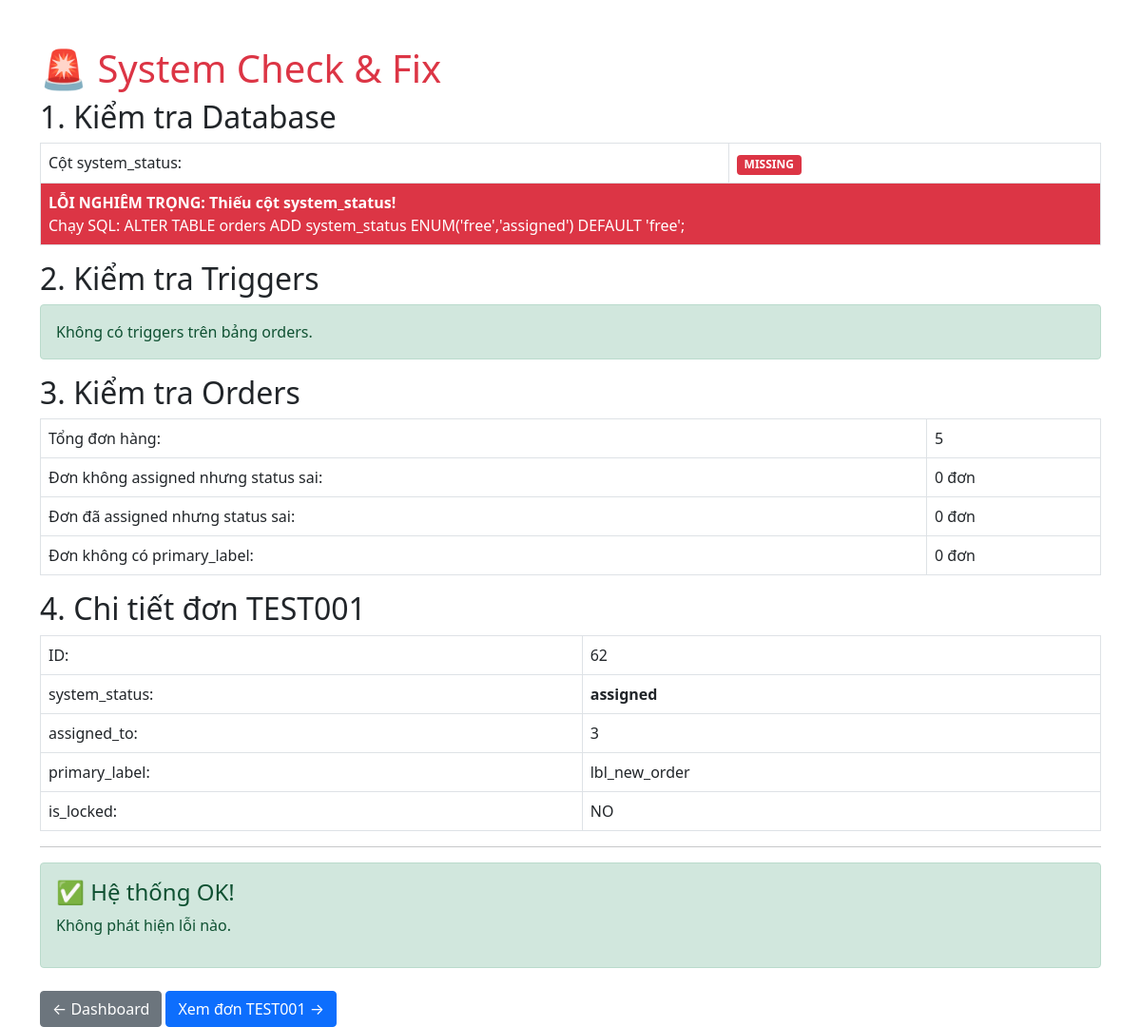
/debug-order.php (signed in), run on the app's committed database.
### tables this page shows
CREATE TABLE `orders` (
  `id` int(10) UNSIGNED NOT NULL,
  `woo_order_id` int(10) UNSIGNED DEFAULT NULL COMMENT 'ID đơn hàng từ WooCommerce (NULL nếu tạo thủ công)',
  `order_number` varchar(50) NOT NULL COMMENT 'Mã đơn hàng',
  `customer_name` varchar(100) NOT NULL,
  `customer_phone` varchar(20) NOT NULL,
  `customer_email` varchar(100) DEFAULT NULL,
  `customer_address` text DEFAULT NULL,
  `total_amount` decimal(15,2) NOT NULL DEFAULT 0.00,
  `currency` varchar(10) DEFAULT 'VND',
  `payment_method` varchar(50) DEFAULT NULL,
  `products` longtext DEFAULT NULL COMMENT 'Danh sách sản phẩm (JSON)' CHECK (json_valid(`products`)),
  `customer_notes` text DEFAULT NULL COMMENT 'Ghi chú của khách',
  `system_status` enum('free','assigned') NOT NULL DEFAULT 'free',
  `core_status` enum('new','processing','success','failed') NOT NULL DEFAULT 'new',
  `primary_label` varchar(50) DEFAULT NULL,
  `assigned_to` int(10) UNSIGNED DEFAULT NULL COMMENT 'ID nhân viên được gán',
  `manager_id` int(10) UNSIGNED DEFAULT NULL COMMENT 'ID manager đang giám sát đơn',
  `assigned_at` datetime DEFAULT NULL COMMENT 'Thời gian gán',
  `call_count` int(10) UNSIGNED DEFAULT 0,
  `last_call_at` datetime DEFAULT NULL,
  `callback_time` datetime DEFAULT NULL,
  `source` enum('woocommerce','manual') NOT NULL DEFAULT 'woocommerce' COMMENT 'Nguồn đơn hàng',
  `created_by` int(10) UNSIGNED DEFAULT NULL COMMENT 'ID nhân viên tạo đơn thủ công',
  `approval_status` varchar(50) DEFAULT NULL,
  `approved_by` int(10) UNSIGNED DEFAULT NULL COMMENT 'ID admin duyệt đơn',
  `approved_at` datetime DEFAULT NULL,
  `woo_created_at` datetime DEFAULT NULL COMMENT 'Thời gian tạo đơn trên WooCommerce',
  `created_at` datetime DEFAULT current_timestamp(),
  `updated_at` datetime DEFAULT current_timestamp() ON UPDATE current_timestamp(),
  `completed_at` datetime DEFAULT NULL,
  `is_locked` tinyint(1) DEFAULT 0 COMMENT 'Đơn hàng đã khóa sau khi xử lý xong',
  `locked_at` datetime DEFAULT NULL COMMENT 'Thời gian khóa đơn hàng',
  `locked_by` int(10) UNSIGNED DEFAULT NULL COMMENT 'Người khóa đơn hàng',
  `deleted_at` timestamp NULL DEFAULT NULL,
  `version` int(11) NOT NULL DEFAULT 1
);

### functions.php (called while the page is built, shortened)
<?php
function get_db_connection() {
    static $pdo = null;
    if ($pdo === null) {
        try {
            $dsn = "mysql:host=" . DB_HOST . ";dbname=" . DB_NAME . ";charset=" . DB_CHARSET;
            $options = [
                PDO::ATTR_ERRMODE => PDO::ERRMODE_EXCEPTION,
                PDO::ATTR_DEFAULT_FETCH_MODE => PDO::FETCH_ASSOC,
                PDO::ATTR_EMULATE_PREPARES => false,
            ];
            $pdo = new PDO($dsn, DB_USER, DB_PASS, $options);
        } catch (PDOException $e) {
            die('Database connection failed: ' . $e->getMessage());
        }
    }
    return $pdo;
}
function db_query($sql, $params = []) {
    $pdo = get_db_connection();
    $stmt = $pdo->prepare($sql);
    $stmt->execute($params);
    return $stmt;
}
function db_get_row($sql, $params = []) {
    $stmt = db_query($sql, $params);
    return $stmt->fetch(PDO::FETCH_ASSOC);
}
function db_get_results($sql, $params = []) {
    $stmt = db_query($sql, $params);
    return $stmt->fetchAll(PDO::FETCH_ASSOC);
}
function db_get_var($sql, $params = []) {
    $stmt = db_query($sql, $params);
    return $stmt->fetchColumn();
}

### debug-order.php (the view, shortened to what this page needs)
<?php
require_once 'functions.php';
$action = $_GET['action'] ?? '';
?>
<!DOCTYPE html>
<html>
<head>
    <link rel="stylesheet" href="https://cdn.jsdelivr.net/npm/bootstrap@5.1.3/dist/css/bootstrap.min.css">
</head>
<body>
<div class="container mt-5">
    <h1 class="text-danger">🚨 System Check & Fix</h1>
    <?php if ($action == 'fix_all'): ?>
        <div class="alert alert-warning">
            <h4>Đang sửa toàn bộ hệ thống...</h4>
        </div>
        <?php
        echo "<p>1. Xóa triggers cũ...</p>";
        db_query("DROP TRIGGER IF EXISTS validate_system_status_insert");
        db_query("DROP TRIGGER IF EXISTS validate_system_status_update");
        echo "<p class='text-success'>✓ Đã xóa triggers cũ</p>";
        echo "<p>2. Sửa system_status cho tất cả đơn hàng...</p>";
        $fixed1 = db_query("
            UPDATE orders
            SET system_status = 'assigned'
            WHERE assigned_to IS NOT NULL
              AND system_status != 'assigned'
        ");
        $fixed2 = db_query("
            UPDATE orders
            SET system_status = 'free'
            WHERE assigned_to IS NULL
              AND system_status != 'free'
        ");
        echo "<p class='text-success'>✓ Đã sửa system_status</p>";
        echo "<p>3. Đảm bảo tất cả đơn có primary_label...</p>";
        db_query("
            UPDATE orders
            SET primary_label = 'lbl_new_order'
            WHERE primary_label IS NULL OR primary_label = ''
        ");
        echo "<p class='text-success'>✓ Đã set primary_label mặc định</p>";
        echo "<p>4. Tạo nhãn hệ thống nếu chưa có...</p>";
        db_query("
            INSERT IGNORE INTO order_labels
            (label_key, label_name, label_value, color, icon, sort_order, is_system)
            VALUES
            ('free', '[Kho chung] Chưa phân công', 0, '#6c757d', 'fa-inbox', -9999, 1),
            ('lbl_new_order', 'Đơn mới', 0, '#17a2b8', 'fa-plus-circle', 0, 0),
            ('lbl_processing', 'Đang xử lý', 0, '#ffc107', 'fa-spinner', 1, 0),
            ('lbl_confirmed', 'Đã xác nhận', 0, '#28a745', 'fa-check', 2, 0),
            ('lbl_completed', 'Hoàn thành', 1, '#28a745', 'fa-check-circle', 9999, 0),
            ('lbl_cancelled', 'Đã hủy', 0, '#dc3545', 'fa-times-circle', 9998, 0)
        ");
        echo "<p class='text-success'>✓ Đã tạo nhãn hệ thống</p>";
        echo "<p>5. Sửa đơn TEST001...</p>";
        db_query("
            UPDATE orders
            SET system_status = 'free',
                assigned_to = NULL,
                assigned_at = NULL,
                is_locked = 0,
                primary_label = 'lbl_new_order'
            WHERE order_number = 'TEST001'
        ");
        echo "<p class='text-success'>✓ Đã reset đơn TEST001</p>";
        echo "<div class='alert alert-success mt-3'>
            <h4>✅ ĐÃ SỬA XONG!</h4>
            <p>Hệ thống đã được sửa hoàn toàn. Vui lòng test lại các chức năng.</p>
            <a href='order-detail.php?id=1' class='btn btn-primary'>Test với đơn TEST001</a>
        </div>";
        ?>
    <?php else: ?>
        <h2>1. Kiểm tra Database</h2>
        <?php
        $has_system_status = db_get_var("
            SELECT COUNT(*)
            FROM information_schema.COLUMNS
            WHERE TABLE_SCHEMA = ?
              AND TABLE_NAME = 'orders'
              AND COLUMN_NAME = 'system_status'
        ", [DB_NAME]);
        ?>
        <table class="table table-bordered">
            <tr>
                <td>Cột system_status:</td>
                <td><?php echo $has_system_status ?
                    '<span class="badge bg-success">OK</span>' :
                    '<span class="badge bg-danger">MISSING</span>'; ?>
                </td>
            </tr>
            <?php if (!$has_system_status): ?>
            <tr>
                <td colspan="2" class="bg-danger text-white">
                    <strong>LỖI NGHIÊM TRỌNG: Thiếu cột system_status!</strong><br>
                    Chạy SQL: ALTER TABLE orders ADD system_status ENUM('free','assigned') DEFAULT 'free';
                </td>
            </tr>
            <?php endif; ?>
        </table>
        <h2>2. Kiểm tra Triggers</h2>
        <?php
        $triggers = db_get_results("SHOW TRIGGERS");
        $order_triggers = array_filter($triggers, function($t) {
            return isset($t['Table']) && $t['Table'] == 'orders';
        });
        ?>
        <?php if (!empty($order_triggers)): ?>
        <div class="alert alert-warning">
            <strong>Phát hiện Triggers trên bảng orders:</strong>
            <ul>
            <?php foreach ($order_triggers as $trigger): ?>
                <li><?php echo $trigger['Trigger'] ?? 'Unknown'; ?>
                    (<?php echo $trigger['Event'] ?? ''; ?>)
                </li>
            <?php endforeach; ?>
            </ul>
            <p><strong>Triggers này có thể gây lỗi logic!</strong></p>
        </div>
        <?php else: ?>
        <div class="alert alert-success">
            Không có triggers trên bảng orders.
        </div>
        <?php endif; ?>
        <h2>3. Kiểm tra Orders</h2>
        <?php
        $issues = db_get_results("
            SELECT
                COUNT(*) as total,
                SUM(CASE WHEN assigned_to IS NULL AND system_status != 'free' THEN 1 ELSE 0 END) as wrong_free,
                SUM(CASE WHEN assigned_to IS NOT NULL AND system_status != 'assigned' THEN 1 ELSE 0 END) as wrong_assigned,
                SUM(CASE WHEN primary_label IS NULL OR primary_label = '' THEN 1 ELSE 0 END) as no_label
            FROM orders
        ");
        $issue = $issues[0];
        ?>
        <table class="table table-bordered">
            <tr>
                <td>Tổng đơn hàng:</td>
                <td><?php echo $issue['total']; ?></td>
            </tr>
            <tr class="<?php echo $issue['wrong_free'] > 0 ? 'table-danger' : ''; ?>">
                <td>Đơn không assigned nhưng status sai:</td>
                <td><?php echo $issue['wrong_free']; ?> đơn</td>
            </tr>
            <tr class="<?php echo $issue['wrong_assigned'] > 0 ? 'table-danger' : ''; ?>">
                <td>Đơn đã assigned nhưng status sai:</td>
                <td><?php echo $issue['wrong_assigned']; ?> đơn</td>
            </tr>
            <tr class="<?php echo $issue['no_label'] > 0 ? 'table-warning' : ''; ?>">
                <td>Đơn không có primary_label:</td>
                <td><?php echo $issue['no_label']; ?> đơn</td>
            </tr>
        </table>
        <h2>4. Chi tiết đơn TEST001</h2>
        <?php
        $test_order = db_get_row("
            SELECT * FROM orders WHERE order_number = 'TEST001'
        ");
        if ($test_order):
        ?>
        <table class="table table-bordered">
            <tr>
                <td>ID:</td>
                <td><?php echo $test_order['id']; ?></td>
            </tr>
            <tr class="<?php echo !$test_order['assigned_to'] && $test_order['system_status'] != 'free' ? 'table-danger' : ''; ?>">
                <td>system_status:</td>
                <td><strong><?php echo $test_order['system_status']; ?></strong></td>
            </tr>
            <tr>
                <td>assigned_to:</td>
                <td><?php echo $test_order['assigned_to'] ?: 'NULL'; ?></td>
            </tr>
            <tr>
                <td>primary_label:</td>
                <td><?php echo $test_order['primary_label'] ?: 'NULL'; ?></td>
            </tr>
            <tr>
                <td>is_locked:</td>
                <td><?php echo $test_order['is_locked'] ? 'YES' : 'NO'; ?></td>
            </tr>
        </table>
        <?php else: ?>
        <div class="alert alert-warning">Không tìm thấy đơn TEST001</div>
        <?php endif; ?>
        <hr>
        <?php
        $has_issues = $issue['wrong_free'] > 0 ||
                     $issue['wrong_assigned'] > 0 ||
                     $issue['no_label'] > 0 ||
                     !empty($order_triggers);
        ?>
        <?php if ($has_issues): ?>
        <div class="alert alert-danger">
            <h4>⚠️ PHÁT HIỆN LỖI HỆ THỐNG!</h4>
            <p>Click nút bên dưới để sửa tất cả lỗi:</p>
            <a href="?action=fix_all" class="btn btn-danger btn-lg"
               onclick="return confirm('SỬA TOÀN BỘ HỆ THỐNG?\n\nQuá trình này sẽ:\n1. Xóa triggers\n2. Sửa system_status\n3. Reset đơn TEST001\n\nBạn chắc chắn?')">
                🔧 SỬA TẤT CẢ LỖI NGAY
            </a>
        </div>
        <?php else: ?>
        <div class="alert alert-success">
            <h4>✅ Hệ thống OK!</h4>
            <p>Không phát hiện lỗi nào.</p>
        </div>
        <?php endif; ?>
    <?php endif; ?>
    <div class="mt-4">
        <a href="dashboard.php" class="btn btn-secondary">← Dashboard</a>
        <a href="order-detail.php?id=<?php echo $test_order['id'] ?? 1; ?>" class="btn btn-primary">
            Xem đơn TEST001 →
        </a>
    </div>
</div>
</body>
</html>

### data on the page
orders: id "62", system_status "assigned", assigned_to "3", primary_label "lbl_new_order"

### other printed values
$issue['total'] "5"
$issue['wrong_free'] "0"
$issue['wrong_assigned'] "0"
$issue['no_label'] "0"
